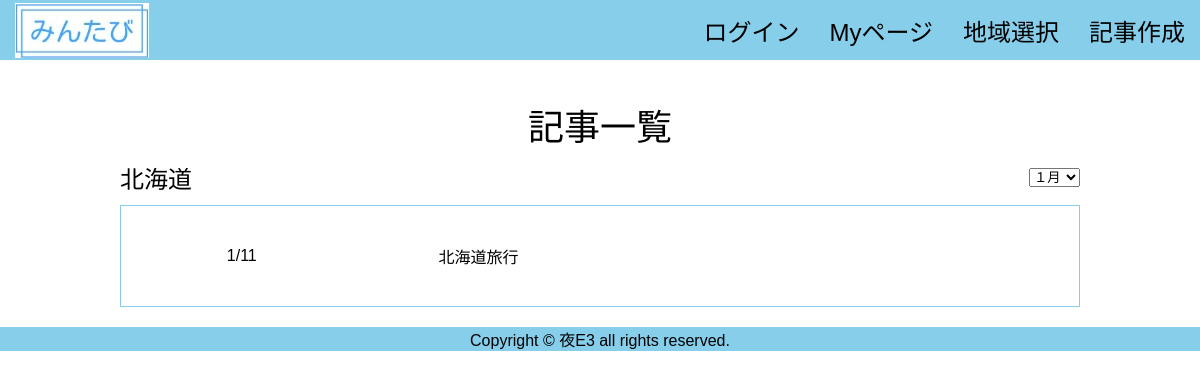
Before: /thread/1 with the older database file.
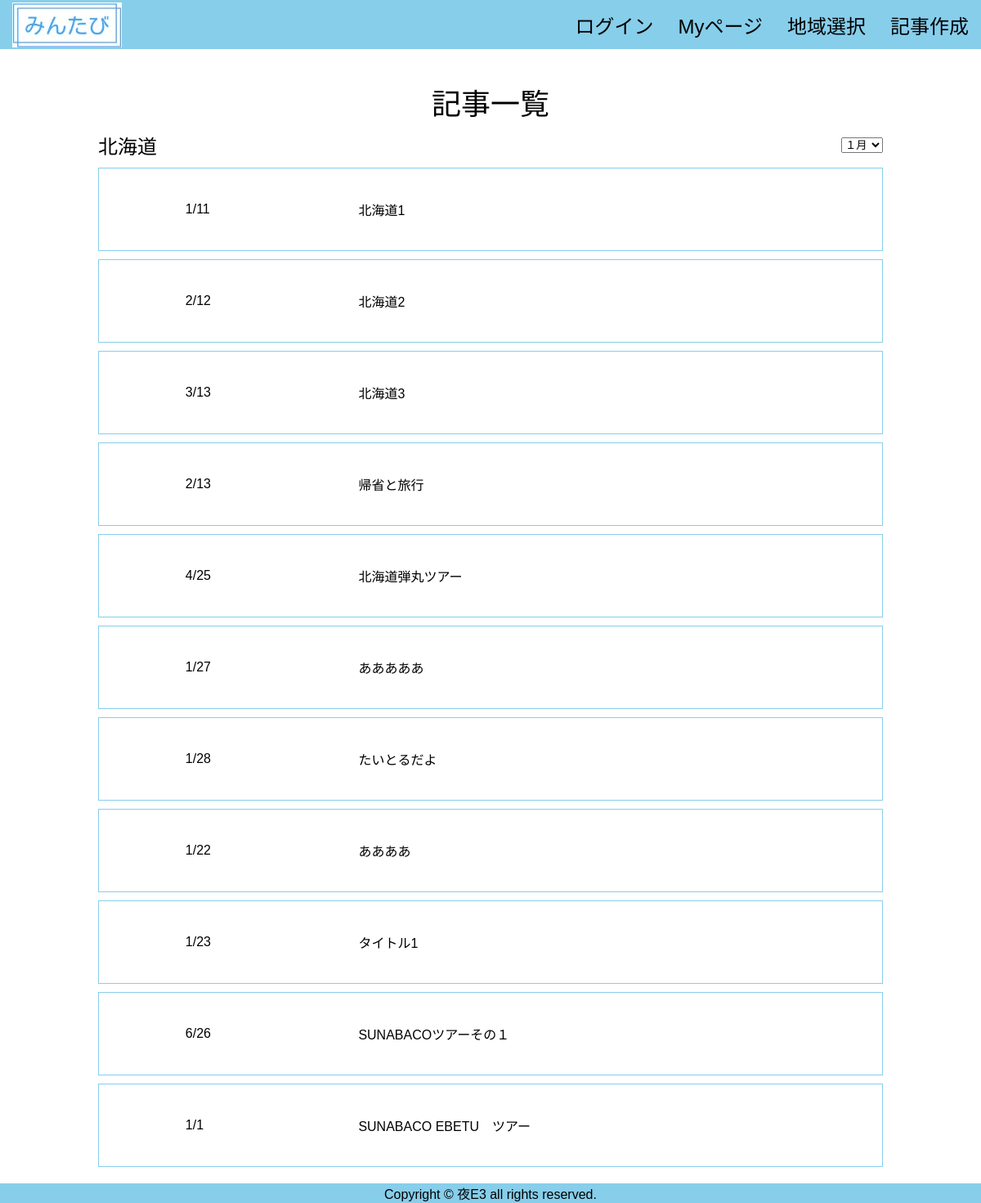
After: the same page with the newer database file.
### tables this page shows
CREATE TABLE "page" (
	"ID"	INTEGER PRIMARY KEY AUTOINCREMENT,
	"userID"	INTEGER,
	"editPASS"	TEXT,
	"title"	TEXT,
	"prefectures"	INTEGER,
	"month"	INTEGER,
	"date"	INTEGER,
	"flag"	INTEGER,
	"period"	TEXT
);

### app.py (the view)
@app.route('/thread/<int:areaid>', methods=["GET"])
def thread(areaid):
    conn = sqlite3.connect('flaskapp.db')
    c = conn.cursor()
    c.execute("select area from Prefecture where No=?", (areaid,))
    area = c.fetchone()
    c.execute(
        "select month, date, title from page where flag=0 and prefectures=?", (areaid,))
    page = []
    for row in c.fetchall():
        page.append({"month": row[0], "date": row[1], "title": row[2]})
    c.close()
    print(area)
    print(page)
    return render_template('thread.html', page=page, area=area)

### templates/thread.html (shortened to what this page needs)
<!DOCTYPE html>
{% extends 'base.html' %}
{% block content %}
    <div class="title">記事一覧</div>
    <div class="thread_box">
      <div class="area"><p>{{area[0]}}</p></div>
      <div class="month">
        <form action="#" method="post">
          <select name="month">
            <option value="1">１月</option>
          </select>
        </form>
      </div>
    </div>
   {% for item in page %}
   <div class="thread_box2">
     <div class="item1">{{item["month"]}}/{{item["date"]}}</div>
     <div class="item2">{{item["title"]}}</div>
   </div>
   {% endfor %}
{% endblock %}

Changed rows visible on the page:
changed page: title "北海道旅行" → "北海道1"
now on this page (row edited): page: month "2", date "12", title "北海道2"
now on this page (row edited): page: month "3", date "13", title "北海道3"
added page: month "2", date "13", title "帰省と旅行"
added page: month "4", date "25", title "北海道弾丸ツアー"
added page: month "1", date "27", title "あああああ"
added page: month "1", date "28", title "たいとるだよ"
added page: month "1", date "22", title "ああああ"
added page: month "1", date "23", title "タイトル1"
added page: month "6", date "26", title "SUNABACOツアーその１"
added page: month "1", date "1", title "SUNABACO EBETU ツアー"
